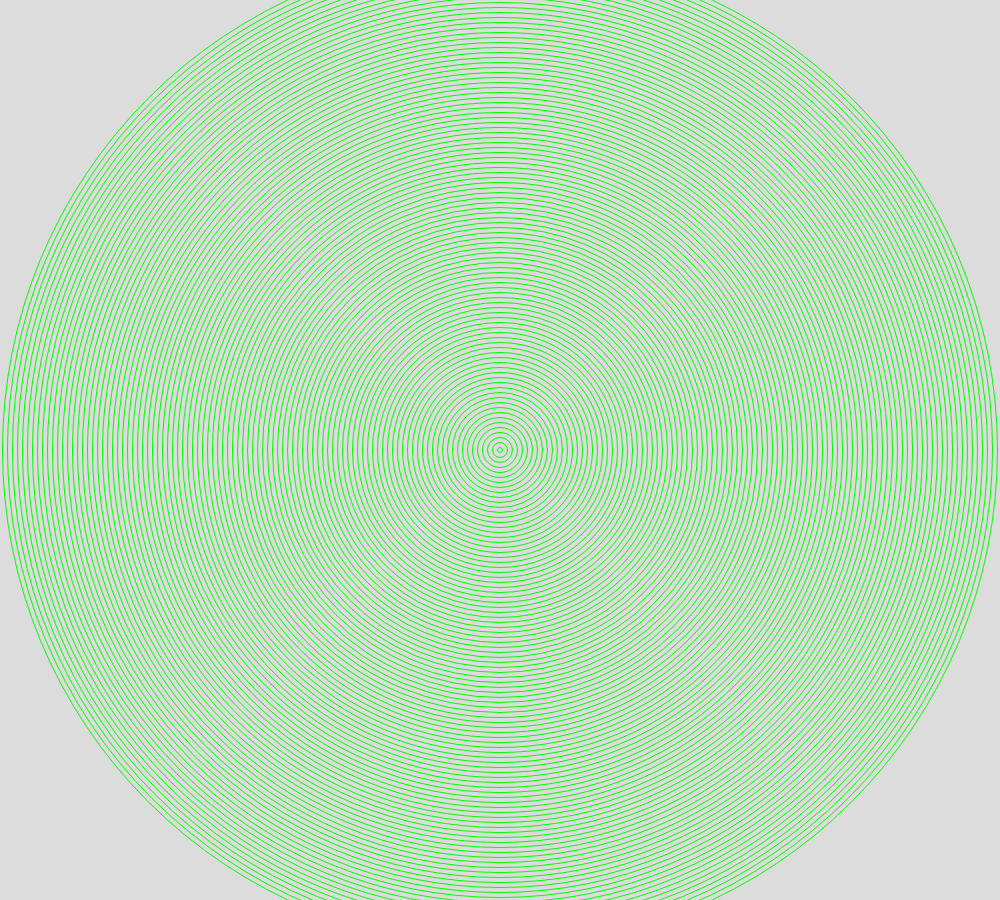
Frame 1 (no input)
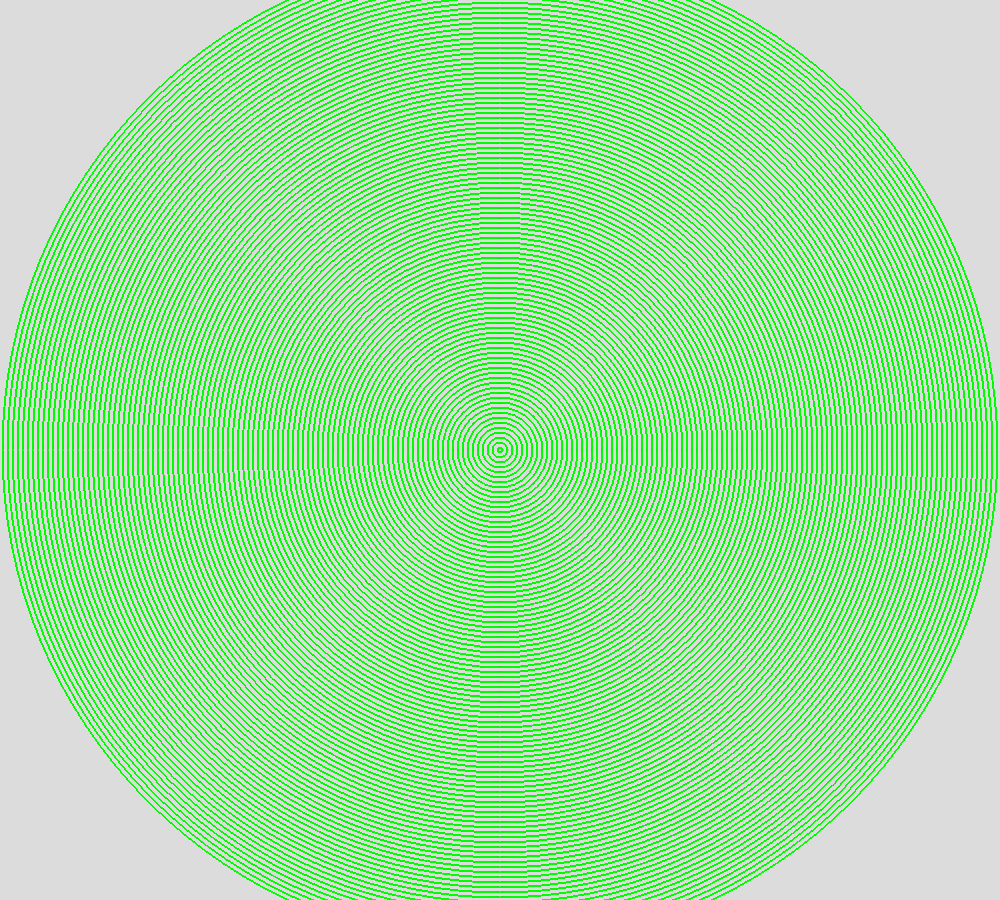
Frame 60 (no input)
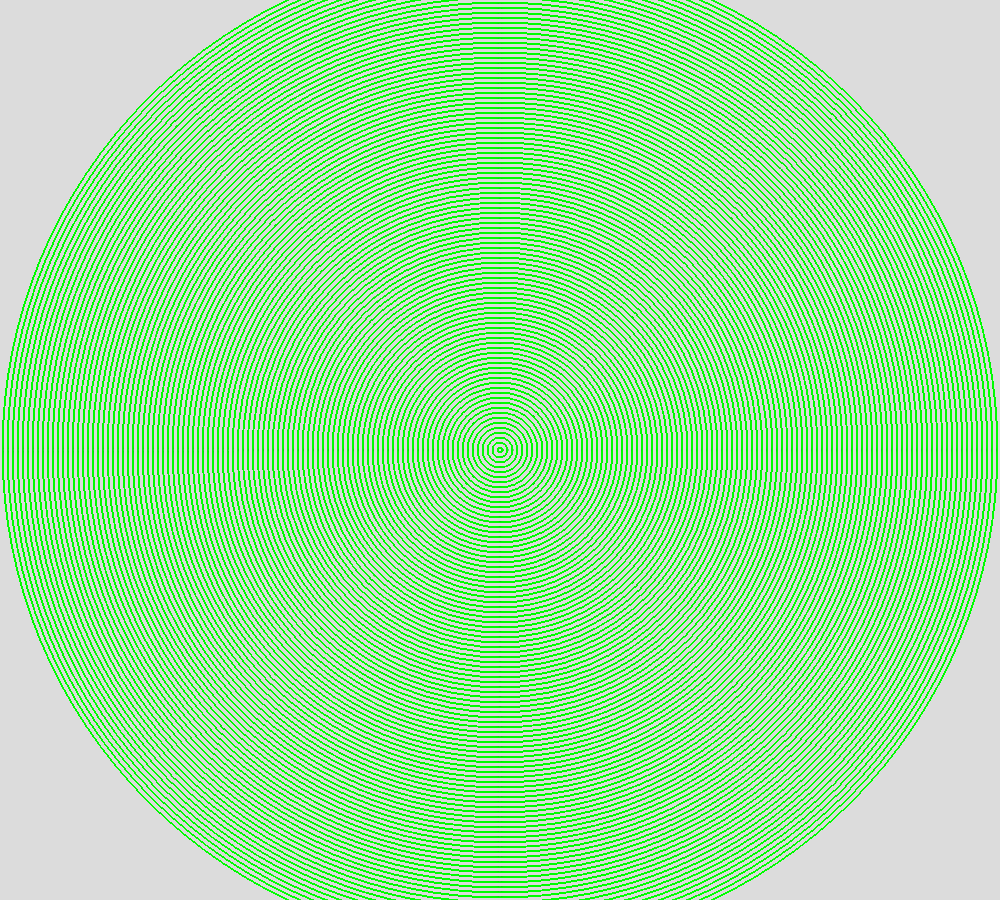
Frame 120 (the mouse pressed at the canvas centre since frame 60)

The p5.js sketch that drew these frames (run headless with seeded random() and noise() and a simulated clock; from frame 60 on, the mouse is pressed at the canvas centre):

// p5.js sketch
// ── sketch.js
function setup() {
  // put setup code here
  createCanvas(1000, 900);
  background(220);
}

function draw() {
  // put drawing code here
  var d =5;stroke(0,255.67,0);
while (d<=width){
  noFill();
  circle(width/2,height/2,d);
  d+=10;
}
}
